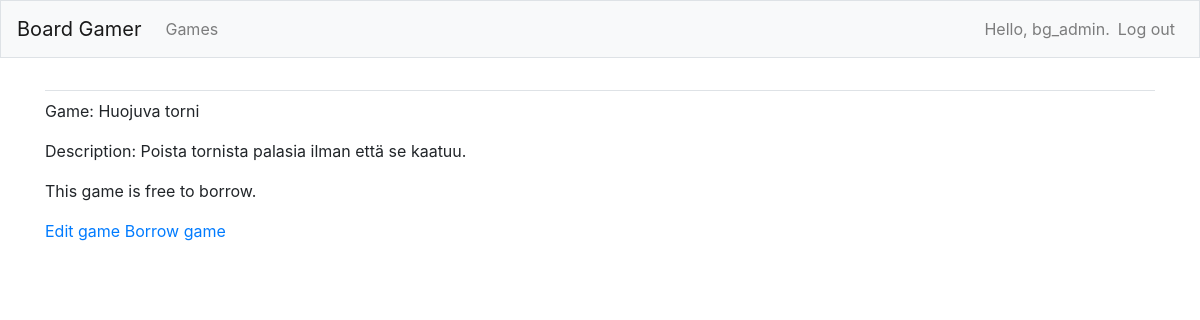
The app's page /games/10/ (signed in) with its own data.
### board_gamer/models.py (models this page shows)
class Game(models.Model):
    text = models.CharField(max_length=100)
    description = models.CharField(max_length=100, blank=True, null=True)
    date_added = models.DateTimeField(auto_now_add=True)
    is_borrowed = models.BooleanField(default=False, choices=ACTIVE_CHOICES)
    borrower = models.ForeignKey('Gamer', on_delete=models.PROTECT, blank=True, null=True)
    owner = models.ForeignKey(User, on_delete=models.CASCADE, blank=True, null=True)
    def __str__(self):
        return self.text

### board_gamer/views.py (the view)
# urls.py: path('games/<int:game_id>/', views.game, name='game'),
@login_required
def game(request, game_id):
    game = Game.objects.get(id=game_id)
    context = {'game':game}
    return render(request, 'board_gamer/game.html', context)

### board_gamer/templates/board_gamer/game.html (shortened to what this page needs)
{% extends "board_gamer/base.html" %}
{% block content %}
    <p>Game: {{ game }}</p>
    <p>Description: {{ game.description }}</p>
    {% if game.is_borrowed %}
        <h3><p>This game has been borrowed.</p></h3>
    {% else %}
        <p>This game is free to borrow.</p>
    {% endif %}
    <p>
        <a href="{% url 'board_gamer:edit_game' game.id %}">Edit game</a>
        <a href="{% url 'board_gamer:borrow_game' game.id %}">Borrow game</a>
    </p>
{% endblock content %}

### board_gamer/templates/board_gamer/base.html (shortened to what this page needs)
{% load bootstrap4 %}
<!doctype html>
<html lang="en">
<head>
    {% bootstrap_css %}
</head>
    <body>
        <nav class="navbar navbar-expand-md navbar-light bg-light mb-4 border">
            <a class="navbar-brand" href="{% url 'board_gamer:index' %}">Board Gamer</a>
        <div class="collapse navbar-collapse" id="navbarCollapse">
            <ul class="navbar-nav mr-auto">
                <li class="nav-item">
                    <a class="nav-link" href="{% url 'board_gamer:games' %}">Games</a>
                </li>
            </ul>
                <ul class="navbar-nav ml-auto">
                    {% if user.is_authenticated %}
                        <li class="nav-item">
                            <span class="navbar-text"}">Hello, {{ user.username }}.</span>
                        </li>
                        <li class="nav-item">
                            <a class="nav-link" href="{% url 'users:logout' %}">Log out</a>
                        </li>
                    {% endif %}
                </ul>
            </div>
        </nav>
        <main role="main" class="container">
            <div class="pb-2 mb-2 border-bottom">
            </div>
            <div>
                {% block content %}{% endblock content %}
            </div>
        </main>
    </body>
</html>

### records on screen
Game: text "Huojuva torni", description "Poista tornista palasia ilman että se kaatuu."

### other values on screen
{{ user.username }} "bg_admin"
